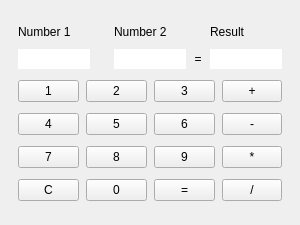
<?xml version="1.0" encoding="UTF-8"?>
<ui version="4.0">
 <class>MainWindow</class>
 <widget class="QMainWindow" name="MainWindow">
  <property name="geometry">
   <rect>
    <x>0</x>
    <y>0</y>
    <width>300</width>
    <height>225</height>
   </rect>
  </property>
  <property name="sizePolicy">
   <sizepolicy hsizetype="Preferred" vsizetype="Preferred">
    <horstretch>0</horstretch>
    <verstretch>0</verstretch>
   </sizepolicy>
  </property>
  <property name="minimumSize">
   <size>
    <width>300</width>
    <height>225</height>
   </size>
  </property>
  <property name="maximumSize">
   <size>
    <width>16777215</width>
    <height>16777215</height>
   </size>
  </property>
  <property name="windowTitle">
   <string>Calc</string>
  </property>
  <property name="layoutDirection">
   <enum>Qt::LayoutDirection::LeftToRight</enum>
  </property>
  <property name="autoFillBackground">
   <bool>false</bool>
  </property>
  <widget class="QWidget" name="centralwidget">
   <property name="enabled">
    <bool>true</bool>
   </property>
   <layout class="QGridLayout" name="gridLayout_3">
    <item row="0" column="0">
     <widget class="QWidget" name="gridWidget" native="true">
      <layout class="QGridLayout" name="gridLayout">
       <property name="sizeConstraint">
        <enum>QLayout::SizeConstraint::SetNoConstraint</enum>
       </property>
       <property name="spacing">
        <number>7</number>
       </property>
       <item row="2" column="2">
        <widget class="QPushButton" name="n6">
         <property name="text">
          <string>6</string>
         </property>
        </widget>
       </item>
       <item row="0" column="0" colspan="4">
        <layout class="QGridLayout" name="gridLayout_2">
         <item row="2" column="4">
          <widget class="QLineEdit" name="result">
           <property name="enabled">
            <bool>true</bool>
           </property>
           <property name="styleSheet">
            <string notr="true">lineEdit-&gt;setAttribute(Qt::WA_NoMousePropagation, true);</string>
           </property>
           <property name="text">
            <string/>
           </property>
           <property name="frame">
            <bool>false</bool>
           </property>
           <property name="alignment">
            <set>Qt::AlignmentFlag::AlignCenter</set>
           </property>
           <property name="readOnly">
            <bool>true</bool>
           </property>
          </widget>
         </item>
         <item row="2" column="1">
          <widget class="QLabel" name="operator_label">
           <property name="minimumSize">
            <size>
             <width>10</width>
             <height>10</height>
            </size>
           </property>
           <property name="text">
            <string/>
           </property>
           <property name="alignment">
            <set>Qt::AlignmentFlag::AlignCenter</set>
           </property>
          </widget>
         </item>
         <item row="2" column="2">
          <widget class="QLineEdit" name="op2">
           <property name="enabled">
            <bool>true</bool>
           </property>
           <property name="styleSheet">
            <string notr="true">lineEdit-&gt;setAttribute(Qt::WA_NoMousePropagation, true);</string>
           </property>
           <property name="frame">
            <bool>false</bool>
           </property>
           <property name="alignment">
            <set>Qt::AlignmentFlag::AlignCenter</set>
           </property>
           <property name="readOnly">
            <bool>true</bool>
           </property>
          </widget>
         </item>
         <item row="2" column="0">
          <widget class="QLineEdit" name="op1">
           <property name="enabled">
            <bool>true</bool>
           </property>
           <property name="styleSheet">
            <string notr="true">lineEdit-&gt;setAttribute(Qt::WA_NoMousePropagation, true);</string>
           </property>
           <property name="frame">
            <bool>false</bool>
           </property>
           <property name="alignment">
            <set>Qt::AlignmentFlag::AlignCenter</set>
           </property>
           <property name="readOnly">
            <bool>true</bool>
           </property>
          </widget>
         </item>
         <item row="2" column="3">
          <widget class="QLabel" name="equal_label">
           <property name="minimumSize">
            <size>
             <width>10</width>
             <height>10</height>
            </size>
           </property>
           <property name="text">
            <string>=</string>
           </property>
           <property name="alignment">
            <set>Qt::AlignmentFlag::AlignCenter</set>
           </property>
          </widget>
         </item>
         <item row="1" column="0">
          <widget class="QLabel" name="op1_label">
           <property name="maximumSize">
            <size>
             <width>16777215</width>
             <height>20</height>
            </size>
           </property>
           <property name="text">
            <string>Number 1</string>
           </property>
           <property name="alignment">
            <set>Qt::AlignmentFlag::AlignLeading|Qt::AlignmentFlag::AlignLeft|Qt::AlignmentFlag::AlignVCenter</set>
           </property>
          </widget>
         </item>
         <item row="1" column="2">
          <widget class="QLabel" name="op2_label">
           <property name="maximumSize">
            <size>
             <width>16777215</width>
             <height>20</height>
            </size>
           </property>
           <property name="text">
            <string>Number 2</string>
           </property>
           <property name="alignment">
            <set>Qt::AlignmentFlag::AlignLeading|Qt::AlignmentFlag::AlignLeft|Qt::AlignmentFlag::AlignVCenter</set>
           </property>
          </widget>
         </item>
         <item row="1" column="4">
          <widget class="QLabel" name="result_label">
           <property name="maximumSize">
            <size>
             <width>16777215</width>
             <height>20</height>
            </size>
           </property>
           <property name="font">
            <font>
             <italic>false</italic>
             <bold>false</bold>
            </font>
           </property>
           <property name="text">
            <string>Result</string>
           </property>
           <property name="alignment">
            <set>Qt::AlignmentFlag::AlignLeading|Qt::AlignmentFlag::AlignLeft|Qt::AlignmentFlag::AlignVCenter</set>
           </property>
          </widget>
         </item>
        </layout>
       </item>
       <item row="3" column="0">
        <widget class="QPushButton" name="n7">
         <property name="text">
          <string>7</string>
         </property>
        </widget>
       </item>
       <item row="4" column="1">
        <widget class="QPushButton" name="n0">
         <property name="text">
          <string>0</string>
         </property>
        </widget>
       </item>
       <item row="4" column="0">
        <widget class="QPushButton" name="clear">
         <property name="text">
          <string>C</string>
         </property>
        </widget>
       </item>
       <item row="1" column="1">
        <widget class="QPushButton" name="n2">
         <property name="text">
          <string>2</string>
         </property>
        </widget>
       </item>
       <item row="3" column="3">
        <widget class="QPushButton" name="o3mul">
         <property name="text">
          <string>*</string>
         </property>
        </widget>
       </item>
       <item row="1" column="3">
        <widget class="QPushButton" name="o1add">
         <property name="text">
          <string>+</string>
         </property>
        </widget>
       </item>
       <item row="1" column="0">
        <widget class="QPushButton" name="n1">
         <property name="text">
          <string>1</string>
         </property>
        </widget>
       </item>
       <item row="3" column="1">
        <widget class="QPushButton" name="n8">
         <property name="text">
          <string>8</string>
         </property>
        </widget>
       </item>
       <item row="4" column="3">
        <widget class="QPushButton" name="o4div">
         <property name="text">
          <string>/</string>
         </property>
        </widget>
       </item>
       <item row="2" column="1">
        <widget class="QPushButton" name="n5">
         <property name="text">
          <string>5</string>
         </property>
        </widget>
       </item>
       <item row="2" column="0">
        <widget class="QPushButton" name="n4">
         <property name="text">
          <string>4</string>
         </property>
        </widget>
       </item>
       <item row="3" column="2">
        <widget class="QPushButton" name="n9">
         <property name="text">
          <string>9</string>
         </property>
        </widget>
       </item>
       <item row="4" column="2">
        <widget class="QPushButton" name="equal">
         <property name="text">
          <string>=</string>
         </property>
        </widget>
       </item>
       <item row="2" column="3">
        <widget class="QPushButton" name="o2sub">
         <property name="text">
          <string>-</string>
         </property>
        </widget>
       </item>
       <item row="1" column="2">
        <widget class="QPushButton" name="n3">
         <property name="text">
          <string>3</string>
         </property>
        </widget>
       </item>
      </layout>
     </widget>
    </item>
   </layout>
  </widget>
 </widget>
 <resources/>
 <connections/>
</ui>
